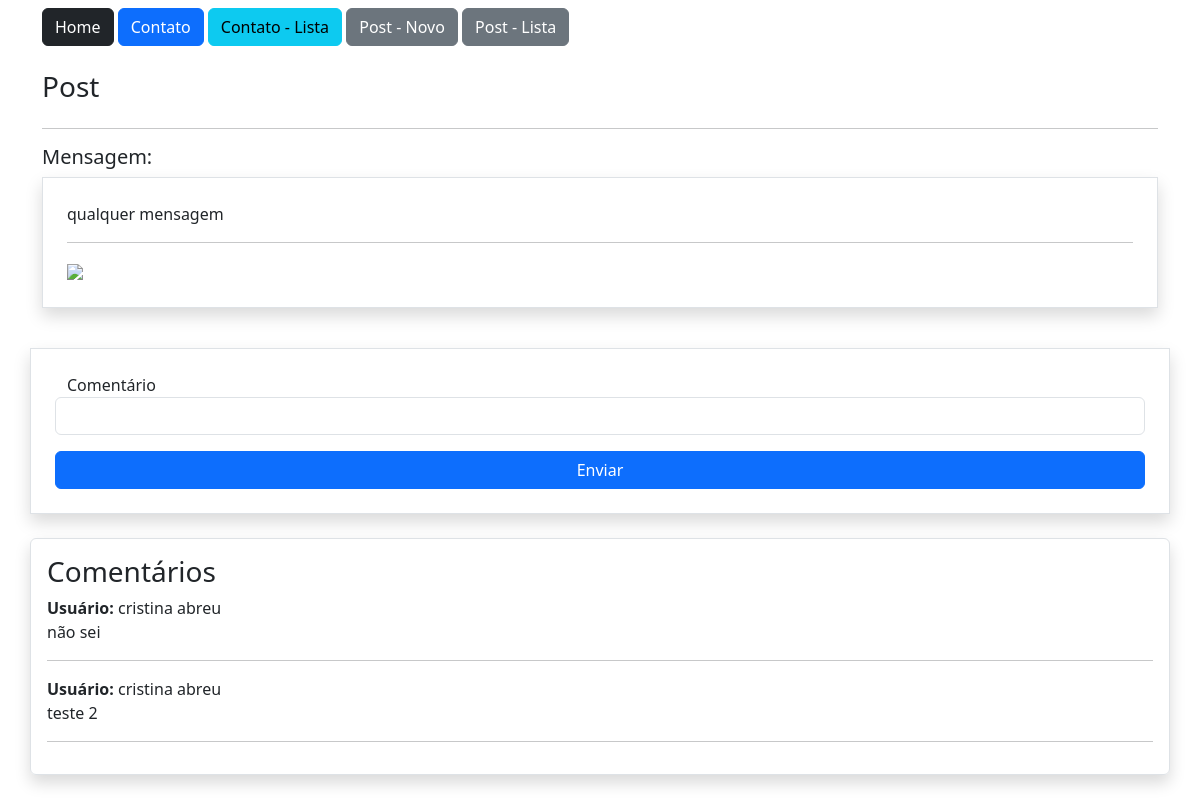
/post1 (signed in), run on the app's committed database.
### app/models.py (models this page shows, shortened)
class Post(db.Model):
    id = db.Column(db.Integer, primary_key=True)
    data_criacao = db.Column(db.DateTime, default=datetime.utcnow())
    mensagem = db.Column(db.String, nullable=True)
    imagem = db.Column(db.String, nullable=True, default='default.png')
    user_id = db.Column(db.Integer, db.ForeignKey('user.id'), nullable=True)
    comentarios = db.relationship('PostComentarios', backref='post', lazy=True)

class PostComentarios(db.Model):
    id = db.Column(db.Integer, primary_key=True)
    data_criacao = db.Column(db.DateTime, default=datetime.utcnow())
    comentario = db.Column(db.String, nullable=True)
    user_id = db.Column(db.Integer, db.ForeignKey('user.id'), nullable=True)
    post_id = db.Column(db.Integer, db.ForeignKey('post.id'), nullable=True)

class User(db.Model, UserMixin):
    id = db.Column(db.Integer, primary_key=True)
    nome = db.Column(db.String, nullable=True)
    sobrenome = db.Column(db.String, nullable=True)
    email = db.Column(db.String, nullable=True)
    senha = db.Column(db.String, nullable=True)
    posts = db.relationship('Post', backref='user', lazy=True)
    post_comentarios = db.relationship('PostComentarios', backref='user', lazy=True)

### app/views.py (the view)
@app.route('/post<int:id>', methods=['GET', 'POST'])
@login_required
def PostDetail(id):
    post = Post.query.get(id)
    form = PostComentarioForm()
    if form.validate_on_submit():
        form.save(current_user.id, id)
        return redirect(url_for('PostDetail', id=id))
    return render_template('post.html', post=post, form=form)

### app/forms.py (shortened to what this page needs)
class PostComentarioForm(FlaskForm):
    comentario = StringField('Comentário', validators=[DataRequired()])
    btnSubmit = SubmitField('Enviar')

### app/models.py (called while the page is built)
@login_manager.user_loader
def load_user(user_id):
    return User.query.get(user_id)

### app/templates/post.html (shortened to what this page needs)
{% extends 'base.html' %}
{% block content %}
    <div class="container">
        {% include 'nav.html' %}
        <div class="row mt-4">
            <h3>Post</h3>
        </div>
        <hr>
        <div class="row">
            <div class="col-12">
                <h5>Mensagem:</h5>
                <div class="col-12 border rounder p-4 shadow">
                    {{post.mensagem}}
                    <hr>
                    <img src="{{ url_for('static', filename='data/post/{}'.format(post.imagem)) }}"  style="max-width: 300px;">
                </div>
            </div>
            <div class="col-12 mt-3">
                <form action="" method="post" class="row mt-4 p-4 rounde border shadow">
                    {{ form.comentario.label() }}
                    {{ form.comentario(class="form-control") }}
                    {{ form.btnSubmit(class="btn btn-primary col-12 mt-3") }}
                </form>
            </div>
            <div class="col-12 mt-4 border rounded shadow p-3">
                <h3>Comentários</h3>
                {% for c in post.comentarios %}
                <p>
                    <strong>Usuário:</strong> {{c.user.nome}} {{c.user.sobrenome}} <br>
                    {{c.comentario}}
                </p>
                <hr>
                {% endfor %}
            </div>
        </div>
    </div>
{% endblock %}

### data on the page
Post: mensagem "qualquer mensagem"
PostComentarios: user.nome "cristina", user.sobrenome "abreu", comentario "não sei"
PostComentarios: user.nome "cristina", user.sobrenome "abreu", comentario "teste 2"
